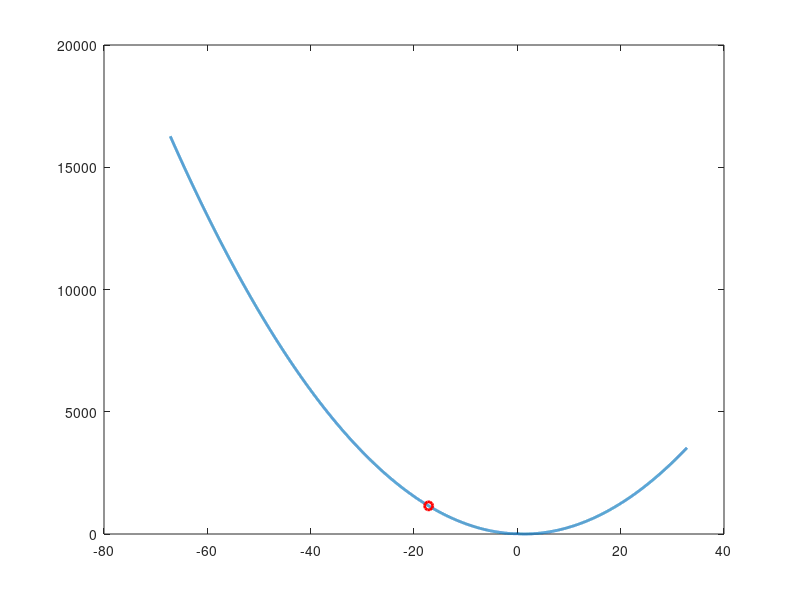
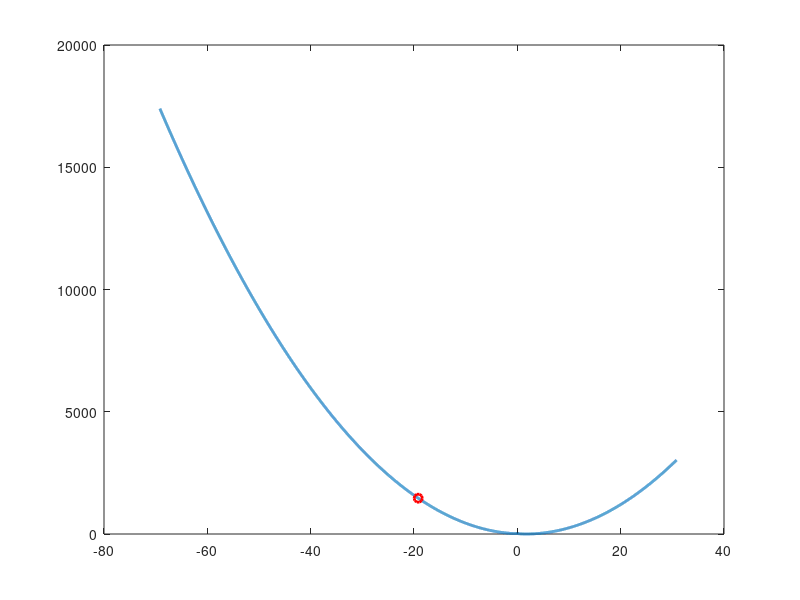
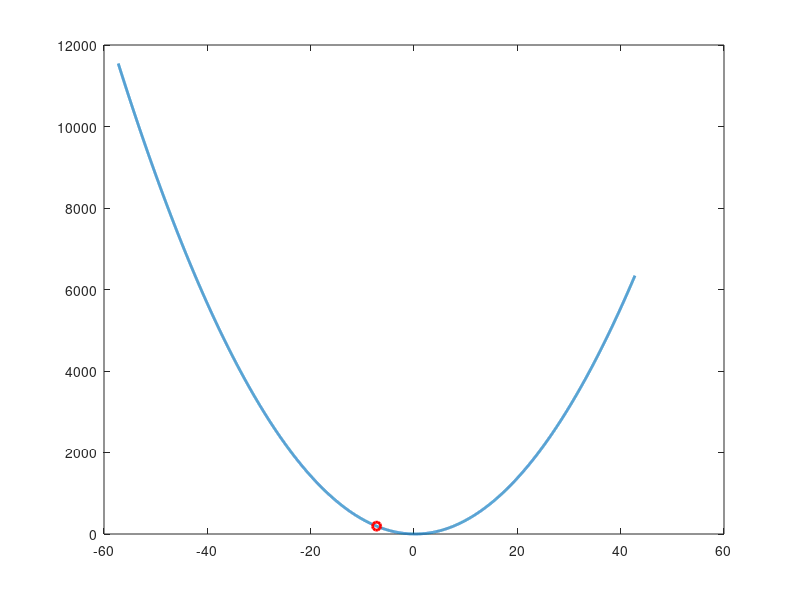
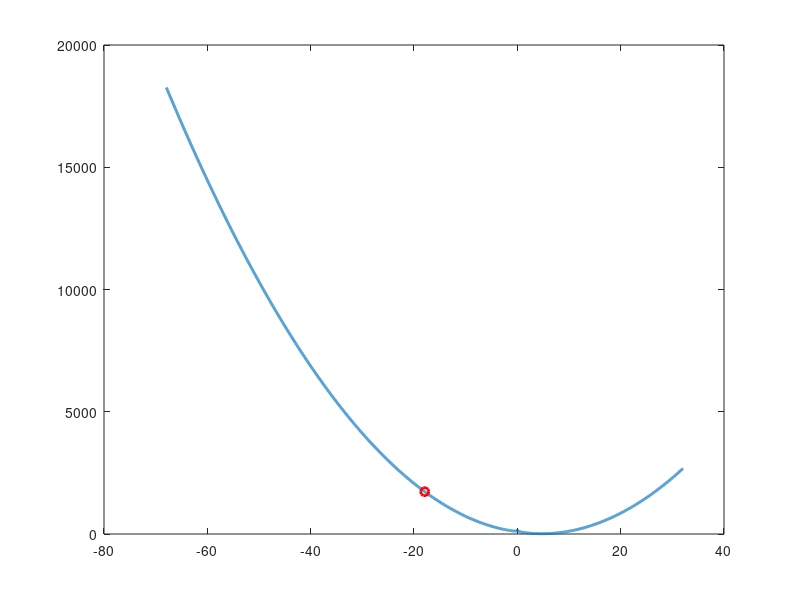

MATLAB code for these plots, in order:
clear all; clc;

m=8;
n=6;r = 3;
%X = rand(m,n);
W0 = randn(m,r);
 H0 = randn(r,n);
 X =  (W0*H0).^2;

lambda = randn(m,n);
rho=5;


p = find(X>0);
q = find(X==0);

epsilon = 0.001;

[U,S,V] = svds(X,r);
Theta = U*S*V';
Theta = max(epsilon,Theta);

W = U;
H = S*V';

A = W*H;

%for k=1:100

D = sqrt((lambda - rho.*A).^2 + 8*X.*(rho+2));
t1 = (rho.*A - lambda + D ) ./ 2*(rho+2);
t2 = (rho.*A - lambda - D) ./ 2*(rho+2);

g1 = t1.^2 - X.* log(t1.^2) + t1.*lambda + rho/2 .* (t1-A).^2;
g2 = t2.^2 - X.* log(t2.^2) + t2.*lambda + rho/2 .* (t2-A).^2;

if g1(p)<g2(p)

   Theta(p) = t1(p);
else
    Theta(p) = t2(p);
end


Theta(q) = (rho.*A(q) - lambda(q)) ./ (rho+2); 


        obj = Theta.^2 - X.* log(Theta.^2) + Theta.*lambda + rho/2 .* (Theta - A).^2;

        % W = (1/rho) * ((H*H') \ (H* lambda' + rho * H * Theta') );
        % W = W';
        % H = (1/rho) * ((W'*W) \ (W' * lambda + rho * W' * Theta) );
        % A = W*H;
        % lambda = lambda + rho*(Theta - A);

    for i = 1 : m
        for j = 1 : n
            thetaijint = [Theta(i,j)-50:0.01:Theta(i,j)+50]; 
            for k = 1 : length(thetaijint)
                fthetaijint(k) = thetaijint(k).^2 - X(i,j).* log(thetaijint(k).^2) + thetaijint(k).*lambda(i,j) + rho/2 .* (thetaijint(k) - A(i,j)).^2;
            end

            % if min(fthetaijint) < obj(i,j)-1e-12
            %     disp('PROBLEM in your formula Atharva')
                  figure; 
                  set(0, 'DefaultLineLineWidth', 2);
            plot(thetaijint,fthetaijint);
            hold on; 
            plot(Theta(i,j),obj(i,j),'ro'); 

            %     keyboard
            % end

        end
    end


        % i=3;j=3;
        % error(k)= Theta(i,j);

%end
   
% figure;
% set(0, 'DefaultAxesFontSize', 20);
% set(0, 'DefaultLineLineWidth', 2);
% semilogy(error);     
